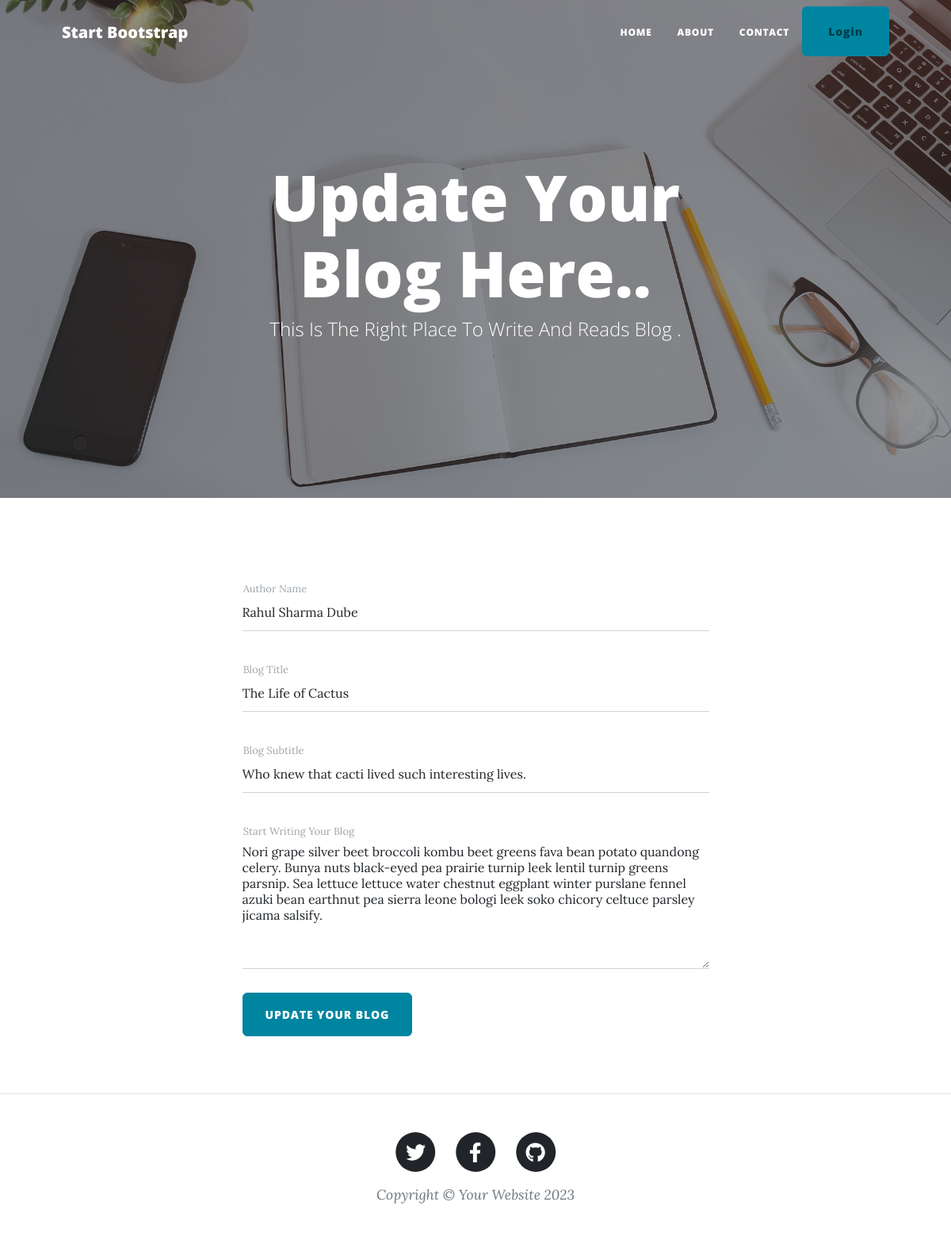
Screenshot of /update_blog/2/ (signed in) with the database file from the repository.
### demo/models.py (models this page shows)
class AddBlogs(models.Model):
    user=models.ForeignKey(User,on_delete=models.SET_NULL,null=True,blank=True,related_name="user_detail")
    AuthorName=models.CharField(max_length=100)
    Title = models.CharField(max_length=250)
    Subtitle= models.TextField()
    Body = models.TextField()
    Date=models.DateField(default=date.today)

### demo/views.py (the view, shortened to what this page needs)
# urls.py: path('update_blog/<int:id>/',update_blog,name="update_blog"),
@login_required(login_url='/login/')
def update_blog(request,id):
    post_data = AddBlogs.objects.filter(id=id).get()
    return render(request,"update_blog.html",context={"post":post_data})

### demo/templates/update_blog.html (shortened to what this page needs)
{% extends "header.html" %}
{% block content %}
<header class="masthead" style="background-image: url('../static/assets/img/home-bg.jpg')">
            <div class="container position-relative px-4 px-lg-5">
                <div class="row gx-4 gx-lg-5 justify-content-center">
                    <div class="col-md-10 col-lg-8 col-xl-7">
                        <div class="page-heading">
                            {% if msg_sent %}
                            <h1>Successfully Update Your Blog</h1>
                            {% else %}
                            <h1>Update Your Blog Here..</h1>
                            {% endif %}
                            <span class="subheading">This Is The Right Place To Write And Reads Blog .</span>
                        </div>
                    </div>
                </div>
            </div>
        </header>
        <main class="mb-4">
            <div class="container px-4 px-lg-5">
                <div class="row gx-4 gx-lg-5 justify-content-center">
                    <div class="col-md-10 col-lg-8 col-xl-7">
                        <div class="my-5">
                            <form id="contactForm" data-sb-form-api-token="API_TOKEN"  method="post" enctype="multipart/form-data">
                                <div class="form-floating">
                                    <input class="form-control" id="name" value="{{post.AuthorName}}" type="text" placeholder="Enter your name..." data-sb-validations="required" required name="name" />
                                    <label for="name">Author Name</label>
                                </div>
                                <br>
                                <div class="form-floating">
                                    <input class="form-control" id="title" value="{{post.Title}}" name="title" placeholder="Enter Title..."  />
                                    <label for="title">Blog Title</label>
                                </div>
                                <br>
                                <div class="form-floating">
                                    <input class="form-control" id="subtitle" value="{{post.Subtitle}}" name="subtitle" placeholder="Enter Subtitle..."  />
                                    <label for="subtitle">Blog Subtitle</label>
                                </div>
                                <br>
                                <div class="form-floating">
                                    <textarea class="form-control" data-sb-validations="required" id="body" name="body"
                                              placeholder="Enter your message here..." required style="height: 12rem">{{post.Body}}</textarea>
                                    <label for="body">Start Writing Your Blog</label>
                                </div>
                                <br>
                                <button class="btn btn-primary text-uppercase rounded"  type="submit">Update Your Blog </button>
                            </form>
                        </div>
                    </div>
                </div>
            </div>
        </main>
{% endblock %}

### rows the page displays
AddBlogs: name "Rahul Sharma Dube", title "The Life of Cactus", subtitle "Who knew that cacti lived such interesting lives.", body "Nori grape silver beet broccoli kombu beet greens fava bean potato quandong celery. Bunya nuts black-eyed pea prairie turnip leek lentil turnip greens parsnip. Sea lettuce lettuce water chestnut eggplant winter purslane fennel azuki bean earthnut pea sierra leone bologi leek soko chicory celtuce parsley jícama salsify."
